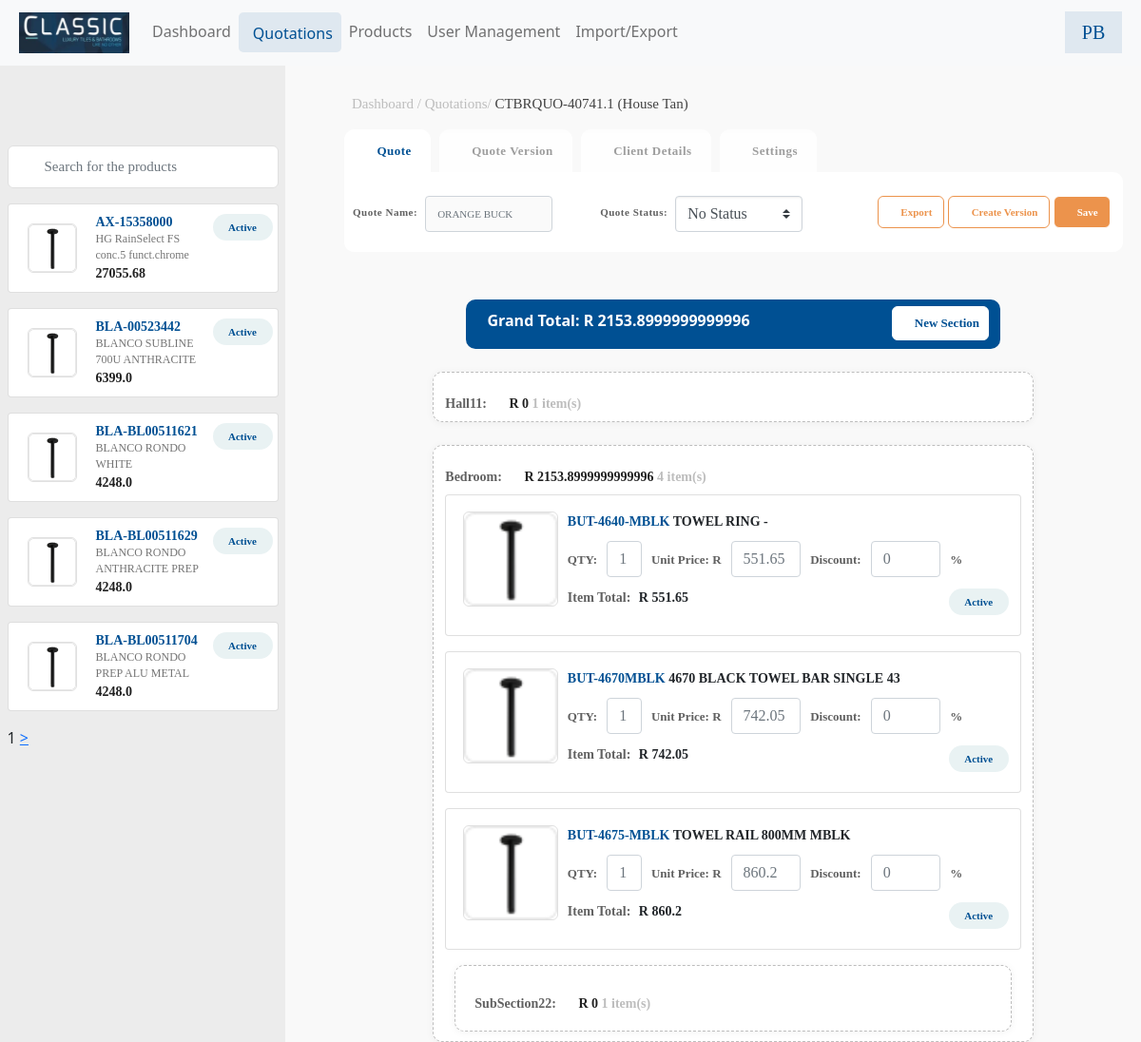
The app's page /quotation/1 with its own data.
### app/models.py (models this page shows, shortened)
class Product(models.Model):
    name = models.CharField(max_length=100)
    description = models.TextField()
    quantity = models.PositiveIntegerField(default=0)
    selling_price = models.FloatField()

class Quotation(models.Model):
    quot_no = models.CharField(max_length=200)
    name = models.CharField(max_length=200)
    quot_status = models.CharField(max_length=50, choices=quotationstatus, default="no")
    market_seg = models.CharField(max_length=200)
    created_at = models.DateTimeField(auto_now_add=True)
    created_by = models.ForeignKey(User, on_delete=models.CASCADE)

class Section(models.Model):
    name = models.CharField(max_length=100)
    quotation = models.ForeignKey(Quotation, on_delete=models.CASCADE)
    product = models.ManyToManyField(Product)

class Subsection(models.Model):
    name = models.CharField(max_length=100)
    section = models.ForeignKey(Section, on_delete=models.CASCADE)
    product = models.ManyToManyField(Product)

### app/views.py (the view)
# urls.py: path('quotation/<int:pk>', views.quotdetail, name='quotdetail'),
def quotdetail(request, pk):
    print("\n")
    print("\n")
    print("pk ", pk)
    products = Product.objects.all()
    p = Paginator(products, 5)
    page_number = request.GET.get('page')
    try:
        page_obj = p.get_page(page_number)  # returns the desired page object
    except PageNotAnInteger:
        page_obj = p.page(1)
    except EmptyPage:
        page_obj = p.page(p.num_pages)
    quot = Quotation.objects.get(id=pk)
    sections = Section.objects.filter(quotation=pk)
    prods = []
    gt = 0; data = []
    data1 = sectionSubProduct(sections)
    data, gt = data1[0], data1[1]
    context = {'data': data, 'products': products, 'quot': quot, 'grandtotal': gt,
               "quotationstatus": quotationstatus,'page_obj': page_obj}
    return render(request, "quotationdetail.html", context)

### app/templates/quotationdetail.html (shortened to what this page needs)
{% extends 'base.html' %}
{% load static %}
{% block main-content %}
<div class="col-md-12 p-0 quotation-page-1 float-left">
    <div class="col-md-3 col-sm-12 sidebar-text float-left">
        <div class="pt-20">&nbsp;</div>
        <div class="form-group has-search">
            <form method="post">
                <input type="text" class="form-control searchbox" placeholder="Search for the products" id="psearch" />
            </form>
        </div>
        <div class="sidebar-div" id="ps">
            {% for p in page_obj %}
            <div class="card">
                <div class="row">
                    <div class="col-sm-12">
                        <img class="product-img" src="{% static 'dist/img/image_77.png' %}" alt="Card image" />
                        <div class="card-body-right">
                            <p class="sidebar-heading mb-0">{{p.name}} <span class="active-button">Active</span></p>
                            <p class="sidebar-description mb-0"><span class="card-text">{{p.description}}</span></p>
                            <p class="sidebar-footer-text mb-0">{{p.selling_price}}</p>
                        </div>
                    </div>
                </div>
            </div>
            {% endfor %}
            <div>
            <span>{{page_obj.number}}</span>
             {%if page_obj.has_next %}
              <a href="?page={{page_obj.next_page_number}}">></a>
           {% endif %}
            </div>
        </div>
    </div>
    <div class="col-md-9 right-side float-left">
        <p class="right-side-heading">Dashboard / Quotations/ <span style="color:#424242 !important;">{{quot.quot_no}} ({{quot.name}}) </span></p>
        <div class="container">
            <div class="row">
                    <div class="col-md-12">
                        <div class="tab" role="tabpanel">
                            <ul class="nav nav-tabs" role="tablist">
                                <li role="presentation" class="active"><a href="#Section1" aria-controls="home"
                                        role="tab" data-toggle="tab"><i class="fa fa-shopping-bag"
                                            aria-hidden="true"></i> Quote</a></li>
                                <li role="presentation"><a href="#Section2" aria-controls="profile" role="tab"
                                        data-toggle="tab"> <i class="fas fa-layer-group"></i> Quote Version</a></li>
                                <li role="presentation"><a href="#Section3" aria-controls="messages" role="tab"
                                        data-toggle="tab"><i class="fa fad fa-male" aria-hidden="true"></i> Client
                                        Details</a></li>
                                <li role="presentation"><a href="#Section4" aria-controls="settings" role="tab"
                                        data-toggle="tab"><i class="fa fa-sliders-h" aria-hidden="true"></i>
                                        Settings</a></li>
                            </ul>
                            <div class="tab-content tabs">
                                <div role="tabpanel" class="tab-pane in active" id="Section1">
                                    <form>
                                        <div class="row">
                                            <div class="col-md-4 pr-0">
                                                <div class="form-group d-flex">
                                                    <label class="heading-lebel ml-2">Quote Name: </label>
                                                    <input type="email" class="form-control w-50 ml-2"
                                                        id="colFormLabelSm" placeholder="ORANGE BUCK">
                                                </div>
                                            </div>
                                            <div class="col-md-4 pl-0">
                                                <div class="form-group d-flex">
                                                    <label class="heading-lebel">Quote Status: </label>
                                                    <select class="custom-select  w-50 ml-2"
                                                        id="inlineFormCustomSelect">
                                                        {% for qs in quotationstatus %}
                                                        <option>{{qs.1}}</option>
                                                        {% endfor %}
                                                    </select>
                                                </div>
                                            </div>
                                            <div class="col-md-4 pl-0 text-center">
                                                <div class="form-group">
                                                    <button type="submit" class="btn btn-default export-btn"><i
                                                            class="fas fa-external-link-alt"></i> Export</button>
                                                    <button type="submit" class="btn btn-default export-btn"><i
                                                            class="fas fa-layer-group"></i> Create Version</button>
                                                    <button type="submit" class="btn btn-default save-btn"><i
                                                            class="fas fa-download"></i> Save</button>
                                                </div>
                                            </div>
                                        </div>
                                    </form>
                                </div>
                            </div>
                        </div>
                    </div>
                </div>
            <div class="row d-flex justify-content-center">
                <div class="col-md-8 total-background ">
                    <label class="grand-total">Grand Total: R {{grandtotal}}</label>
                    <button type="button" class="new-section-btn" data-toggle="modal" data-target="#exampleModal" data-whatever="@mdo"><i class="fas fa-plus-circle" aria-hidden="true"></i> New Section</button>
                </div>
            </div>
            {% for s in data %}
            <div class="row d-flex justify-content-center mt-4">
                <div class="col-md-9 add-product-area">
                    <label class="heading-lebel">{{s.name}}: <span class="rupees-text">R {{s.sectiontotal}}</span> <span class="product-item-count">{{s.sitems}} item(s)</span></label>
                    {% for p in s.sprodts %}
                    <div class="card">
                        <div class="col-sm-12 product-listing">
                            <img class="added-product-img" src="{% static 'dist/img/image_77.png' %}" alt="Card image" />
                            <p class="mb-0 product-name-heading">
                                <span class="sidebar-heading">{{p.name}}</span>
                                <span>{{p.description}}</span>
                                <span class="cross-button"><a href="{% url 'deletesp' quot.id s.id p.id %}"> <i class="far fa-times-circle" id=""></i></a></span>
                            </p>
                            <div class="col-sm-9 p-0 float-left quantity-box">
                                <span class="item-details ml-0">QTY: </span>
                                <input type="text" class="form-control col-md-1 col-sm-6" id="colFormLabelSm" placeholder="1">
                                <span class="item-details">Unit Price: R</span>
                                <input type="text" class="form-control col-md-2 col-sm-8" id="colFormLabelSm" placeholder={{p.selling_price}}>
                                <span class="item-details">Discount: </span>
                                <input type="text" class="form-control col-md-2 col-sm-8" id="colFormLabelSm" placeholder="0"> <span class="item-details">%</span>
                            </div>
                            <p class="total-price">
                                <span class="float-left">Item Total: <b class="price-color">R {{p.selling_price}}</b></span>
                                <span class="active-button">Active</span>
                            </p>
                        </div>
                    </div>
                    {% endfor %}
                    {% for sub in s.subsectns%}
                    <div class="justify-content-center add-sub-section-area">
                        <label class="sub-prouduct-heading-lebel">{{sub.name}}:
                            <span class="rupees-text">R {{sub.subtotal}}</span>
                            <span class="product-item-count">{{sub.subitems}} item(s)</span>
                        </label>
                    </div>
                    {% endfor %}
                </div>
            </div>
            {% endfor %}
        </div>
    </div>
</div>
{% endblock main-content %}

### records on screen
Product: name "AX-15358000", description "HG RainSelect FS conc.5 funct.chrome", selling_price "27055.68"
Product: name "BLA-00523442", description "BLANCO SUBLINE 700U ANTHRACITE", selling_price "6399.0"
Product: name "BLA-BL00511621", description "BLANCO RONDO WHITE", selling_price "4248.0"
Product: name "BLA-BL00511629", description "BLANCO RONDO ANTHRACITE PREP", selling_price "4248.0"
Product: name "BLA-BL00511704", description "BLANCO RONDO PREP ALU METAL", selling_price "4248.0"
Quotation: quot_no "CTBRQUO-40741.1", name "House Tan"
Section: name "Hall11"
Section: name "Bedroom"
Product: name "BUT-4640-MBLK", description "TOWEL RING -", selling_price "551.65", selling_price "551.65"
Product: name "BUT-4670MBLK", description "4670 BLACK TOWEL BAR SINGLE 43", selling_price "742.05", selling_price "742.05"
Product: name "BUT-4675-MBLK", description "TOWEL RAIL 800MM MBLK", selling_price "860.2", selling_price "860.2"
Subsection: name "SubSection22"

### other values on screen
{{ page_obj.number }} "1"
{{ grandtotal }} "2153.8999999999996"
{{ s.sectiontotal }} "0" "2153.8999999999996"
{{ s.sitems }} "1" "4"
{{ sub.subtotal }} "0"
{{ sub.subitems }} "1"
form field value "No Status"
